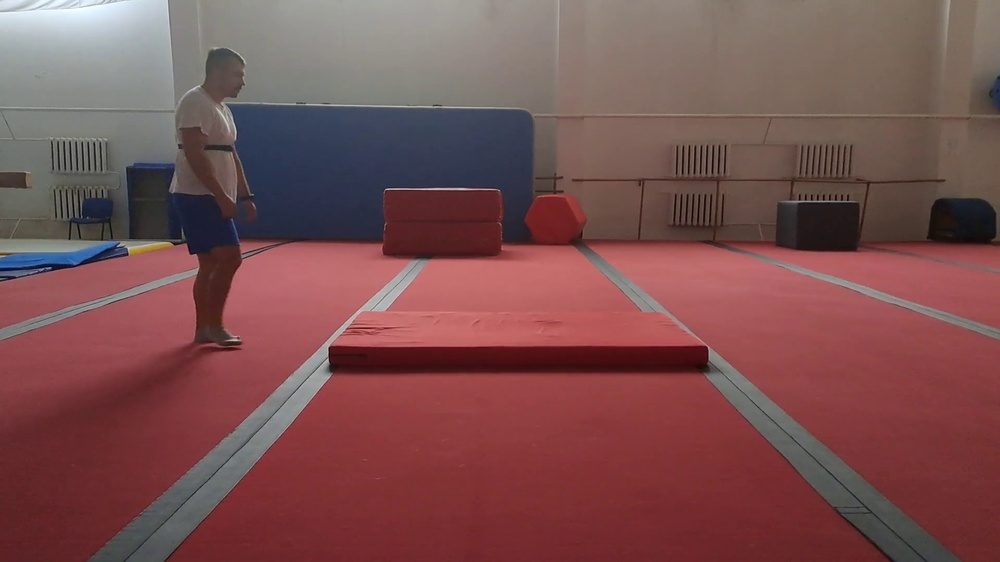
#> input picture datasets/fall_pose/images/train/frame_20240912_101331_000005.jpg, 1000 x 562 px, shrunk from 1920 x 1080 before the run
$ python enhance_data.py --input ../../datasets/fall_pose/images/train --output out
#> lines starting #> are read from the running program, lines starting #| are printed output that depends on the picture
from __future__ import annotations

import argparse
import random
from pathlib import Path

import cv2
import numpy as np


IMAGE_EXTS = {".jpg", ".jpeg", ".png", ".bmp", ".webp"}


def adjust_brightness(image: np.ndarray, factor: float) -> np.ndarray:
    hsv = cv2.cvtColor(image, cv2.COLOR_BGR2HSV)
    h, s, v = cv2.split(hsv)
    v = np.clip(v * factor, 0, 255).astype(np.uint8)
    hsv = cv2.merge([h, s, v])
    return cv2.cvtColor(hsv, cv2.COLOR_HSV2BGR)


def add_occlusion(image: np.ndarray, occlusion_ratio: float = 0.15) -> np.ndarray:
    h, w = image.shape[:2]
    result = image.copy()
    num_occlusions = random.randint(1, 3)

    for _ in range(num_occlusions):
        occl_w = int(w * random.uniform(0.05, 0.25))
        occl_h = int(h * random.uniform(0.05, 0.25))
        x = random.randint(0, max(0, w - occl_w))
        y = random.randint(0, max(0, h - occl_h))

        color = [random.randint(0, 50) for _ in range(3)]
        cv2.rectangle(result, (x, y), (x + occl_w, y + occl_h), color, thickness=-1)

    return result


def simulate_low_light(image: np.ndarray, darkness_factor: float = 0.4) -> np.ndarray:
    dark = adjust_brightness(image, darkness_factor)
    noise = np.random.normal(0, random.uniform(5, 15), image.shape).astype(np.int16)
    noisy = np.clip(np.int16(dark) + noise, 0, 255).astype(np.uint8)
    return noisy


def apply_random_enhancement(image: np.ndarray) -> np.ndarray:
    operations = [
        ("brightness_low", lambda img: adjust_brightness(img, random.uniform(0.3, 0.7))),
        ("brightness_high", lambda img: adjust_brightness(img, random.uniform(1.2, 1.8))),
        ("low_light", simulate_low_light),
        ("occlusion", add_occlusion),
        ("none", lambda img: img),
    ]

    choice = random.choices(operations, weights=[0.25, 0.15, 0.25, 0.25, 0.10])[0]
    op_name, op_func = choice
    enhanced = op_func(image)

    if random.random() < 0.3:
        enhanced = add_occlusion(enhanced)

    return enhanced, op_name


def process_image(input_path: Path, output_path: Path, num_variants: int = 3) -> None:
#> called with num_variants = 3
    image = cv2.imread(str(input_path), cv2.IMREAD_COLOR)
#> image is the input picture: shape (562, 1000, 3); mean B, G, R 80.7, 80.2, 122.3
    if image is None:
        print(f"Warning: Failed to read image: {input_path}")
        return

    base_name = input_path.stem
    ext = input_path.suffix

    for i in range(num_variants):
        enhanced, op_name = apply_random_enhancement(image)
        variant_name = f"{base_name}_enhance_{i}_{op_name}{ext}"
        variant_path = output_path.parent / variant_name
        cv2.imwrite(str(variant_path), enhanced)
        print(f"Enhanced: {input_path} -> {variant_path}")
#> this loop made 3 passes
#> op_name on passes 1 to 3: 'low_light', 'brightness_low', 'brightness_low'
#| Enhanced: ../../datasets/fall_pose/images/train/frame_20240912_101331_000005.jpg -> out/frame_20240912_101331_000005_enhance_0_low_light.jpg
#| Enhanced: ../../datasets/fall_pose/images/train/frame_20240912_101331_000005.jpg -> out/frame_20240912_101331_000005_enhance_1_brightness_low.jpg
#| Enhanced: ../../datasets/fall_pose/images/train/frame_20240912_101331_000005.jpg -> out/frame_20240912_101331_000005_enhance_2_brightness_low.jpg
#> pass 1, in adjust_brightness, `h, s, v = cv2.split(hsv)`:
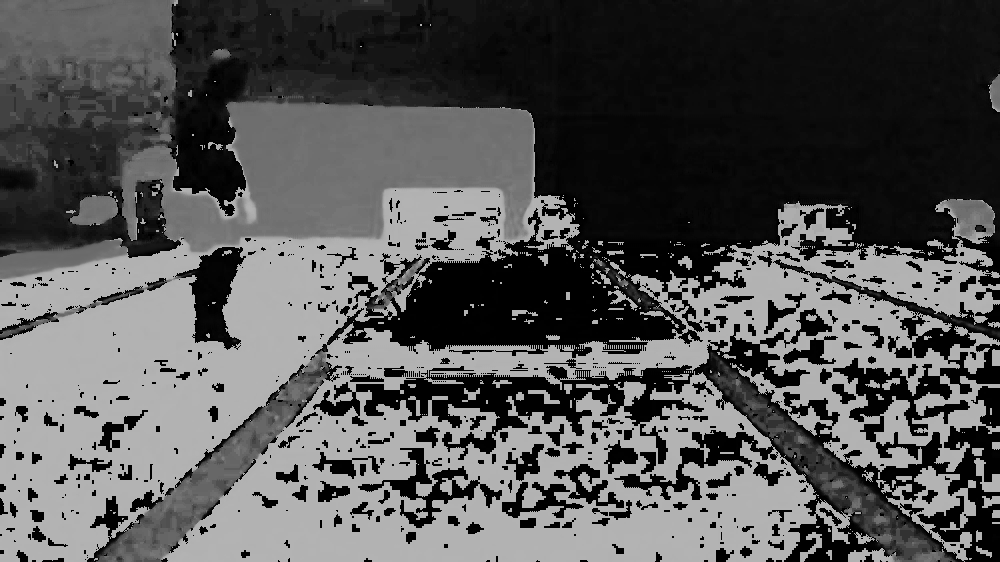
#> h: shape (562, 1000); min 0, max 179, mean 84.9
#> pass 1, in adjust_brightness, `h, s, v = cv2.split(hsv)`:
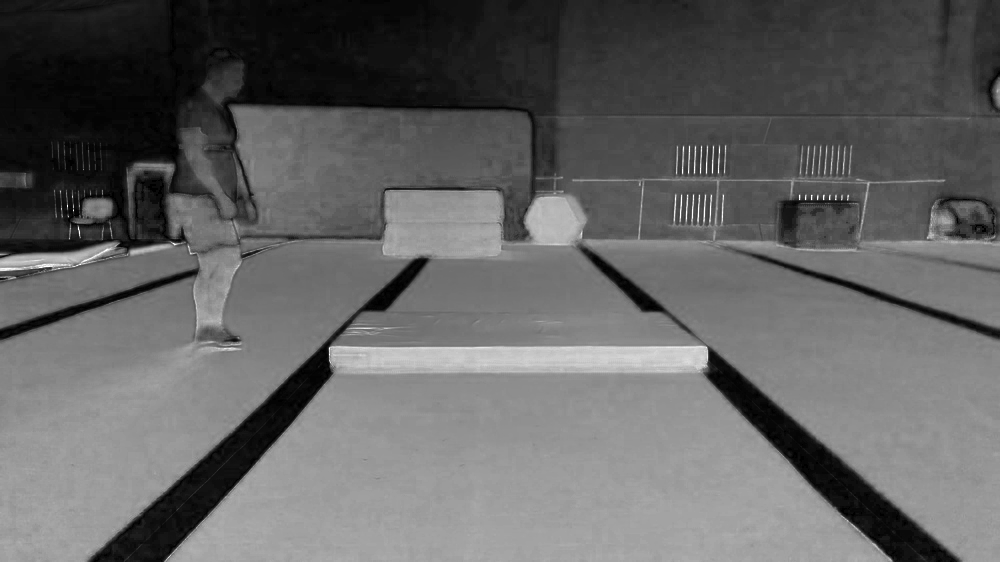
#> s: shape (562, 1000); min 0, max 255, mean 99.5
#> pass 1, in adjust_brightness, `h, s, v = cv2.split(hsv)`:
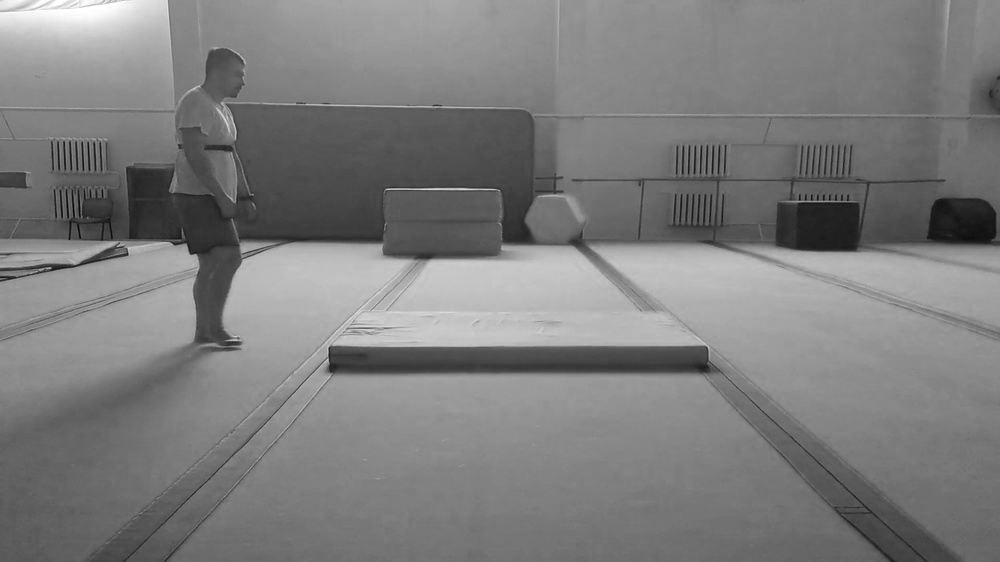
#> v: shape (562, 1000); min 1, max 255, mean 125


def process_directory(input_dir: Path, output_dir: Path, num_variants: int) -> None:
    output_dir.mkdir(parents=True, exist_ok=True)

    for filepath in sorted(input_dir.rglob("*")):
        if filepath.is_file() and filepath.suffix.lower() in IMAGE_EXTS:
            rel_path = filepath.relative_to(input_dir)
            output_path = output_dir / rel_path
            output_path.parent.mkdir(parents=True, exist_ok=True)
            process_image(filepath, output_path, num_variants)
#> pass 2 of the loop in process_directory, `for filepath in sorted(input_dir.rglob("*")):`:
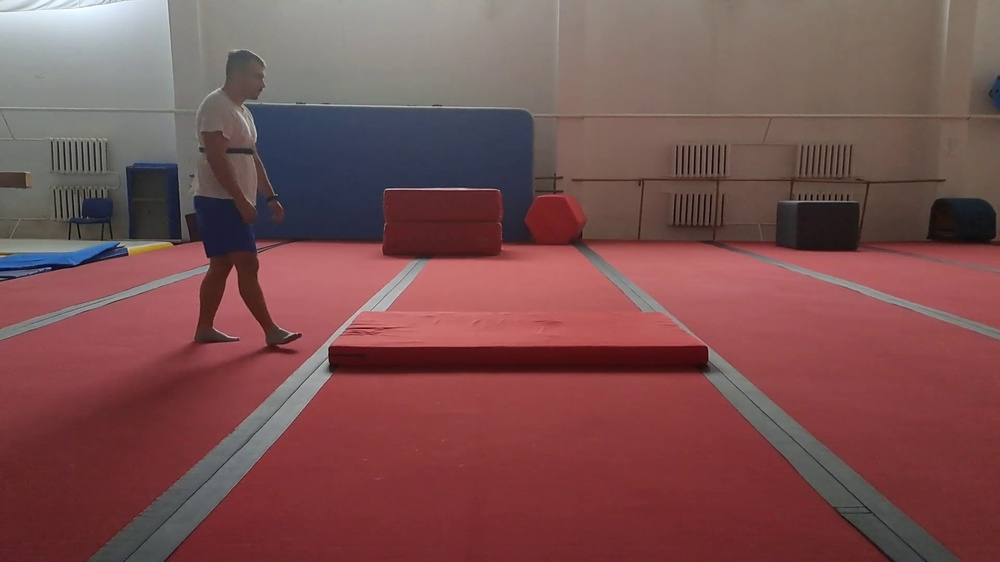
#> input picture datasets/fall_pose/images/train/frame_20240912_101331_000010.jpg, 1000 x 562 px, shrunk from 1920 x 1080 before the run
#> in process_image, image is the input picture: shape (562, 1000, 3); mean B, G, R 80.6, 80.2, 122.1
#> the loop in process_image (call 2), `for i in range(num_variants):` made 3 passes
#> (printed output is left out)
#> pass 1, in adjust_brightness (call 4), `h, s, v = cv2.split(hsv)`:
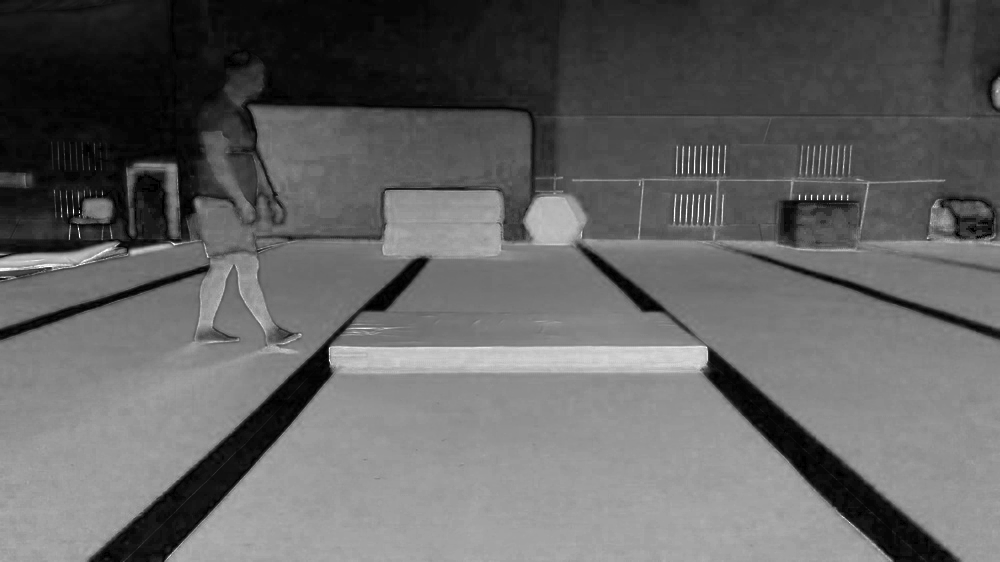
#> s: shape (562, 1000); min 0, max 255, mean 99
#> pass 1, in adjust_brightness (call 4), `h, s, v = cv2.split(hsv)`:
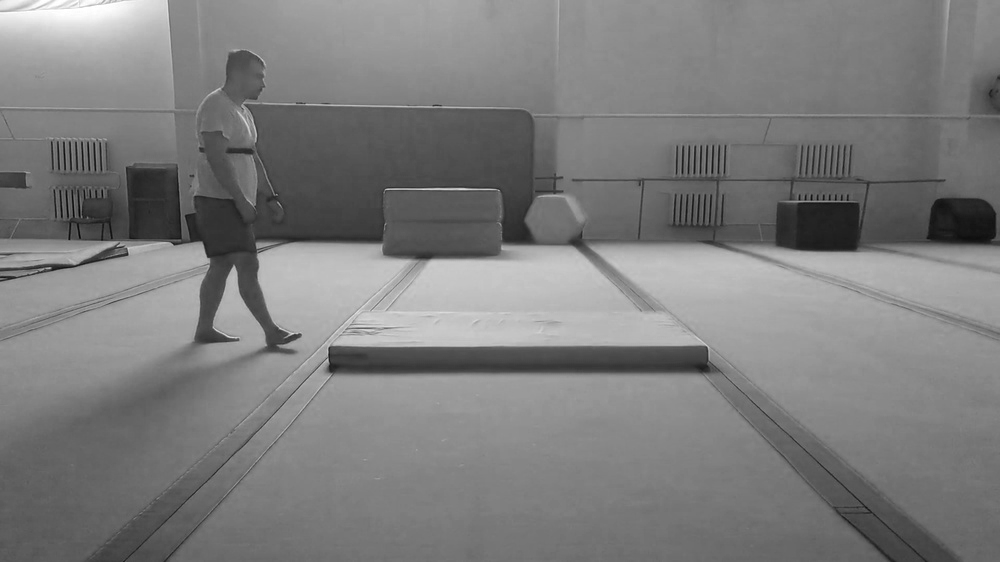
#> v: shape (562, 1000); min 5, max 255, mean 124.7


def main() -> None:
    parser = argparse.ArgumentParser(description="Apply data augmentation for fall detection training.")
    parser.add_argument("--input", required=True, help="Input directory of images.")
    parser.add_argument("--output", required=True, help="Output directory for augmented images.")
    parser.add_argument("--num-variants", type=int, default=3, help="Number of variants per image.")
    parser.add_argument("--seed", type=int, default=42, help="Random seed for reproducibility.")
    args = parser.parse_args()

    random.seed(args.seed)
    np.random.seed(args.seed)

    input_dir = Path(args.input)
    output_dir = Path(args.output)

    if not input_dir.exists():
        raise ValueError(f"Input directory not found: {input_dir}")

    process_directory(input_dir, output_dir, args.num_variants)


if __name__ == "__main__":
    main()
